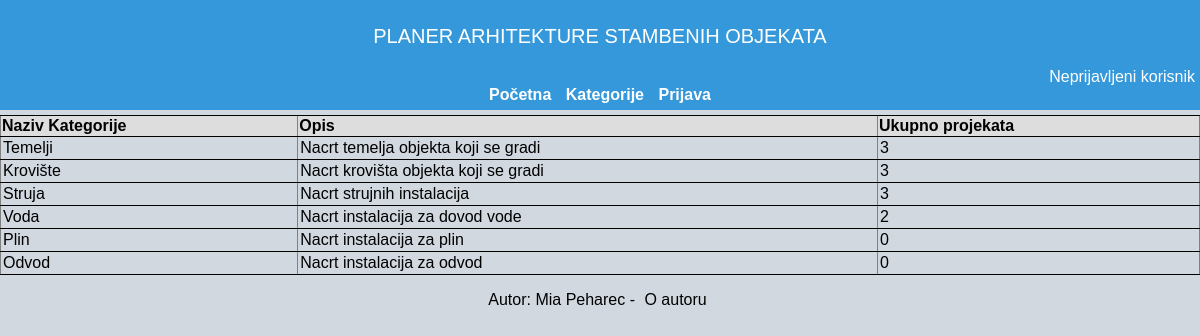
The app's page /kategorije.php with its own data.
### tables this page shows
CREATE TABLE IF NOT EXISTS `kategorija` (
  `kategorija_id` INT(10) NOT NULL AUTO_INCREMENT,
  `naziv` VARCHAR(50) NOT NULL,
  `opis` TEXT NULL,
  `obavezna` TINYINT(1) NOT NULL,
  PRIMARY KEY (`kategorija_id`));

### baza.php (called while the page is built, shortened)
<?php
	function izvrsiUpit($veza,$upit){
		$rezultat=mysqli_query($veza,$upit);
		return $rezultat;
	}
?>

### kategorije.php (the view, shortened to what this page needs)
<?php
	include("zaglavlje.php");
?>
<?php
$bp=spojiSeNaBazu();
$sql = "select * from kategorija";
$rs = izvrsiUpit ($bp, $sql);
function UkupnoProjekataPoKategoriji($kategorijaid){
	$bp=spojiSeNaBazu();
	$sql1="SELECT k.kategorija_id, sp.kategorija_id, p.projekt_id
FROM kategorija k INNER JOIN stavke_projekta sp
ON k.kategorija_id = sp.kategorija_id INNER JOIN projekt p
ON sp.projekt_id = p.projekt_id WHERE k.kategorija_id = ".$kategorijaid;
$projekata_po_kategoriji = izvrsiUpit($bp, $sql1);
return mysqli_num_rows($projekata_po_kategoriji);
}
echo "<table border='1'>";
	echo "<thead>";
	echo "<tr>";
	echo "<th>Naziv Kategorije</th>";
	echo "<th>Opis</th>";
	echo "<th>Ukupno projekata</th>";
		echo "</tr>";
	echo "</thead>";
	echo "<tbody>";
	while(list($kategorijaid,$naziv, $opis, $obavezna)=mysqli_fetch_row($rs)){
		echo "<tr>";
		echo "<td>$naziv</td>";
		echo "<td>$opis</td>";
		$ukupnoprojekata = UkupnoProjekataPoKategoriji($kategorijaid);
		echo "<td>$ukupnoprojekata</td>";
		if($obavezna==1){
			$obavezna="da";
		}
		else
		{
			$obavezna="ne";
		}
	echo "</tr>";
	}
	echo "</tbody>";
   echo "</table>";
?>
<?php
	include("podnozje.php");
?>

### zaglavlje.php (shortened to what this page needs)
<?php include ("baza.php") ?>
<?php
$aktivni_korisnik=0;
	?>
<!DOCTYPE html>
<html>
    <head>
		<link href="mpeharec.css" rel="stylesheet" type="text/css"/>
    </head>
    <body>
	<header>
	<p id="naslov">PLANER ARHITEKTURE STAMBENIH OBJEKATA </p>
	<div id = "a_korisnik">
	<?php if($aktivni_korisnik === 0){
		echo "<span> Neprijavljeni korisnik </span>";
	}
	else{
		echo "<span>$aktivni_korisnik_ime</span>";
	} ?>
	</div>
	<?php include ("navigacija.php") ?>
	</header>

### navigacija.php (shortened to what this page needs)
<div id="nav">
<a href="index.php" >Početna</a>
<a href="kategorije.php" >Kategorije</a>
	  <?php
	  if ($aktivni_korisnik === 0){
		  ?>
	  <a href="prijava.php" >Prijava</a>
	  <?php }
	  else {
		  ?>
		  <a href="prijava.php?logout=1" >Odjava</a>
		  <?php	  }  ?>

### podnozje.php
	<div id="podnozje" >
  <p>Autor: Mia Peharec - <a href="o_autoru.html">O autoru</a></p>
</div>
	</body>
</html>

### mpeharec.css (style rules this page uses)
body { margin: 0; padding: 0; background:#d1d8e0; font-family:Arial,Helvetica,sans-serif; color: black; }
header { background-color:#3498db; color:white; padding:5px; height:100px; }
#podnozje { text-align: center; color:black; }
a { text-decoration:none; color:black; padding-left:5px; padding-right:5px; }
#naslov { text-align: center; font-size: 20px; }
#a_korisnik { text-align:right; }
#nav { text-align:center; overflow: auto; }
#nav a { color:white; font-weight:bold; }
table { padding:5px; margin-top:5px; border-bottom:1pt solid black; border-top:1pt solid black; border-collapse:collapse; border-spacing:0; width:100%; }
th { background-color:#DDDDDD; border-bottom:1pt solid black; text-align:left; }
td { border-bottom:1pt solid black; padding:2px; }

### records on screen
kategorija: naziv "Temelji", opis "Nacrt temelja objekta koji se gradi", ukupnoprojekata "3"
kategorija: naziv "Krovište", opis "Nacrt krovišta objekta koji se gradi", ukupnoprojekata "3"
kategorija: naziv "Struja", opis "Nacrt strujnih instalacija", ukupnoprojekata "3"
kategorija: naziv "Voda", opis "Nacrt instalacija za dovod vode", ukupnoprojekata "2"
kategorija: naziv "Plin", opis "Nacrt instalacija za plin", ukupnoprojekata "0"
kategorija: naziv "Odvod", opis "Nacrt instalacija za odvod", ukupnoprojekata "0"
